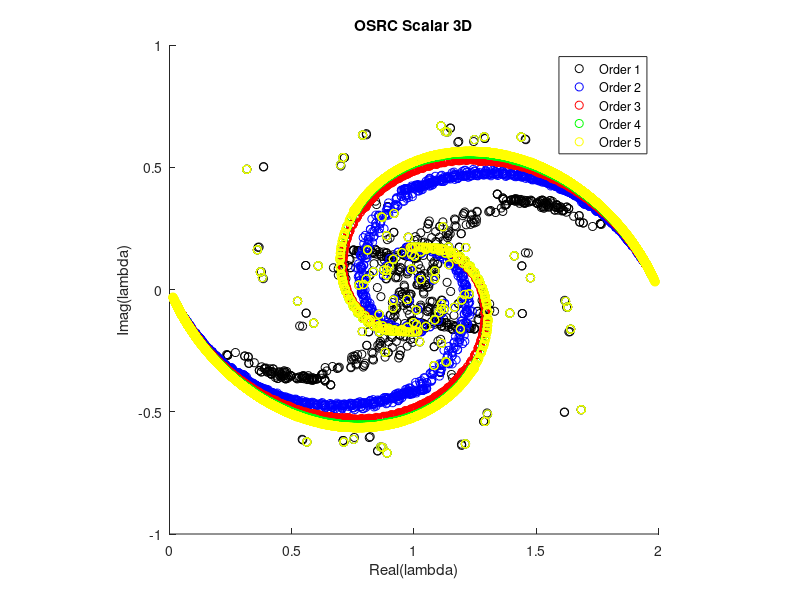

Write MATLAB code to recreate this figure.
clear all;
close all;

l1 = dlmread('l1.csv');
l2 = dlmread('l2.csv');
l3 = dlmread('l3.csv');
l4 = dlmread('l4.csv');
l5 = dlmread('l5.csv');

figure;
hold on;
plot(real(l1), imag(l1), 'ko');
plot(real(l2), imag(l2), 'bo');
plot(real(l3), imag(l3), 'ro');
plot(real(l4), imag(l4), 'go');
plot(real(l5), imag(l5), 'yo');
hold off;

title('OSRC Scalar 3D');
xlabel('Real(lambda)');
ylabel('Imag(lambda)');
legend({'Order 1', 'Order 2', 'Order 3', 'Order 4', 'Order 5'});

axis square;
print('scal3d.png');
